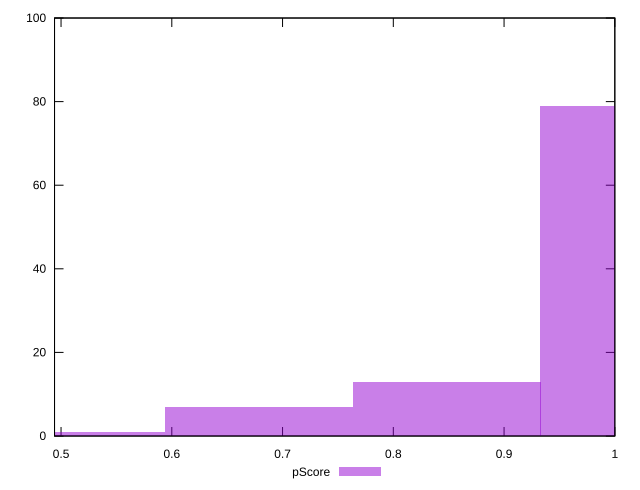

Write gnuplot code to recreate this figure.
reset

$pScore <<EOF
0.8480888185993563 13
1.0177065823192275 79
0.678471054879485 7
0.5088532911596138 1
EOF

set key outside below
set boxwidth 0.16961776371987125
set xrange [0.49411764705882355:1]
set yrange [0:100]
set trange [0:100]
set style fill transparent solid 0.5 noborder
set terminal svg size 640, 490 enhanced background rgb 'white'
set output "reports/report_00027_2021-02-24T12-40-31.850Z/unminified-javascript/samples/music/pScore/histogram.svg"

plot $pScore title "pScore" with boxes

reset
